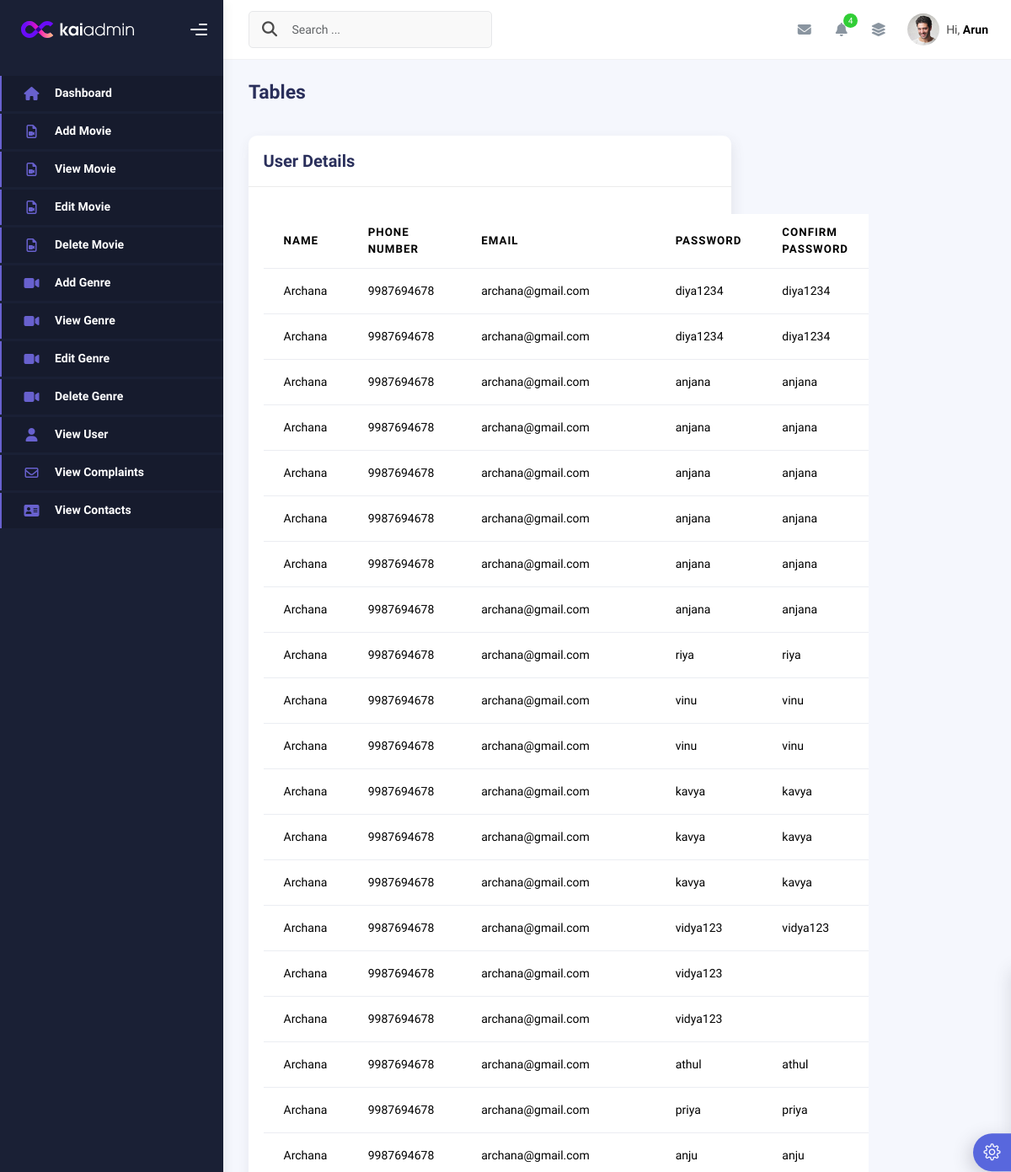
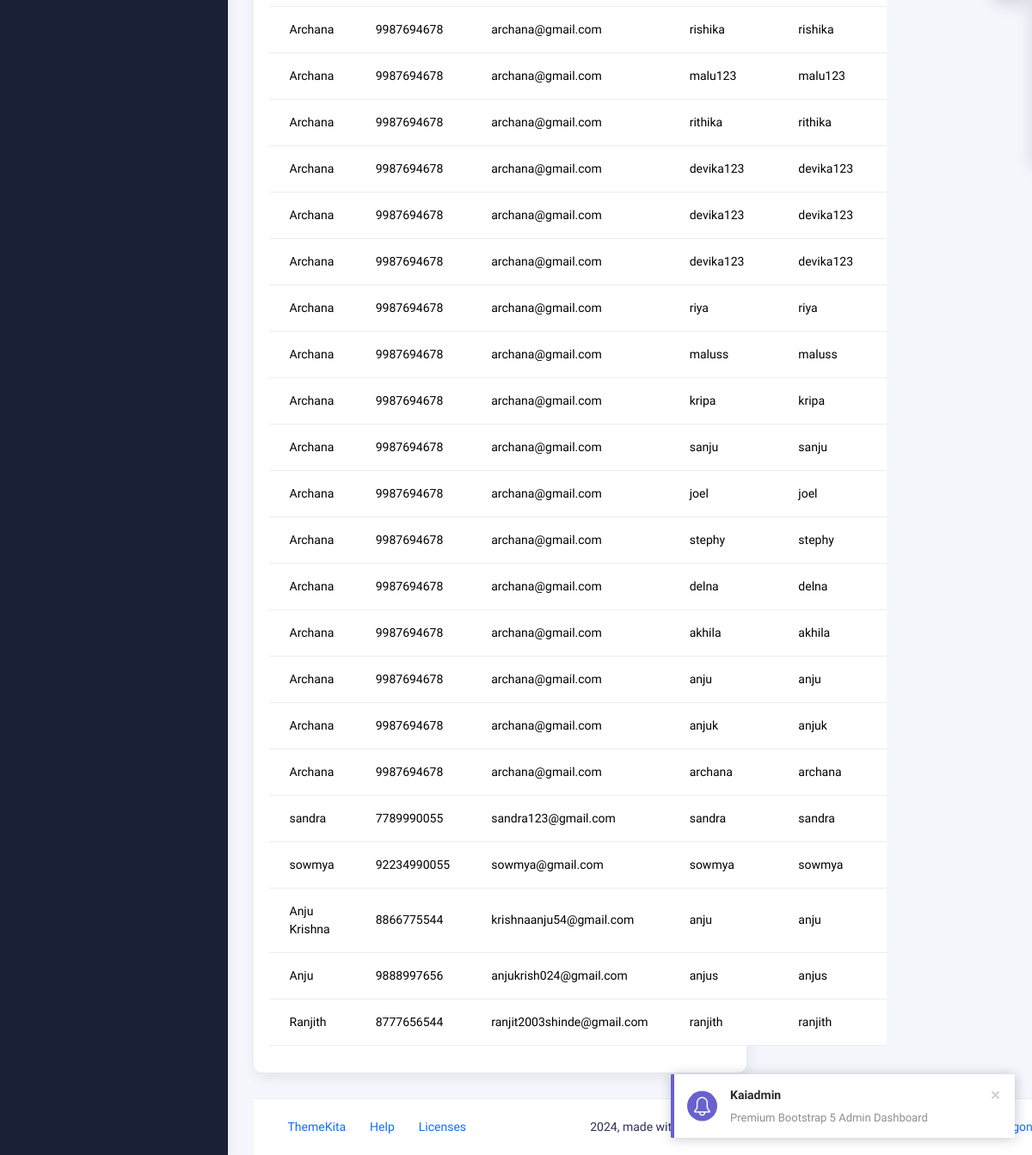
Page /viewuser on the committed database (2 pictures, top to bottom).
### User/models.py (models this page shows)
class User(models.Model):
    name=models.CharField(max_length=25,null=True)
    phone=models.IntegerField(null=True)
    email=models.EmailField()
    password=models.CharField(max_length=50)
    confirm_password=models.CharField(max_length=50)

### Admin/views.py (the view)
# urls.py: path('viewuser',views.viewuser,name='viewuser'),
def viewuser(request):
    details=User.objects.all()
    context={'details':details}
    return render(request,'viewuser.html',context)

### Admin/templates/viewuser.html
{% extends 'admin_home.html' %}
{% block first %}
<div class="container">
    <div class="page-inner">
      <div class="page-header">
        <h3 class="fw-bold mb-3">Tables</h3>
      </div>
      <div class="row">
        <div class="col-md-8">
          <div class="card">
            <div class="card-header">
              <div class="card-title">User Details</div>
            </div>
            <div class="card-body">
              <table class="table mt-3">
                <thead>
                  <tr>
                    <th scope="col">Name</th>
                    <th scope="col">Phone number</th>
                    <th scope="col">Email</th>
                    <th scope="col">Password</th>
                    <th scope="col">Confirm Password</th>
                  </tr>
                </thead>
                <tbody>
                {% for i in details %}
                <tr>
                    <td>{{i.name}}</td>
                    <td>{{i.phone}}</td>
                    <td>{{i.email}}</td>
                    <td>{{i.password}}</td>
                    <td>{{i.confirm_password}}</td>
                  </tr>
                {% endfor %}
                </tbody>
              </table>
            </div>
          </div>
{% endblock %}

### rows in the picture
User: name "Archana", phone "9987694678", email "archana@gmail.com", password "diya1234", confirm_password "diya1234"
User: name "Archana", phone "9987694678", email "archana@gmail.com", password "diya1234", confirm_password "diya1234"
User: name "Archana", phone "9987694678", email "archana@gmail.com", password "anjana", confirm_password "anjana"
User: name "Archana", phone "9987694678", email "archana@gmail.com", password "anjana", confirm_password "anjana"
User: name "Archana", phone "9987694678", email "archana@gmail.com", password "anjana", confirm_password "anjana"
User: name "Archana", phone "9987694678", email "archana@gmail.com", password "anjana", confirm_password "anjana"
User: name "Archana", phone "9987694678", email "archana@gmail.com", password "anjana", confirm_password "anjana"
User: name "Archana", phone "9987694678", email "archana@gmail.com", password "anjana", confirm_password "anjana"
User: name "Archana", phone "9987694678", email "archana@gmail.com", password "riya", confirm_password "riya"
User: name "Archana", phone "9987694678", email "archana@gmail.com", password "vinu", confirm_password "vinu"
User: name "Archana", phone "9987694678", email "archana@gmail.com", password "vinu", confirm_password "vinu"
User: name "Archana", phone "9987694678", email "archana@gmail.com", password "kavya", confirm_password "kavya"
User: name "Archana", phone "9987694678", email "archana@gmail.com", password "kavya", confirm_password "kavya"
User: name "Archana", phone "9987694678", email "archana@gmail.com", password "kavya", confirm_password "kavya"
User: name "Archana", phone "9987694678", email "archana@gmail.com", password "vidya123", confirm_password "vidya123"
User: name "Archana", phone "9987694678", email "archana@gmail.com", password "vidya123"
User: name "Archana", phone "9987694678", email "archana@gmail.com", password "vidya123"
User: name "Archana", phone "9987694678", email "archana@gmail.com", password "athul", confirm_password "athul"
User: name "Archana", phone "9987694678", email "archana@gmail.com", password "priya", confirm_password "priya"
User: name "Archana", phone "9987694678", email "archana@gmail.com", password "anju", confirm_password "anju"
User: name "Archana", phone "9987694678", email "archana@gmail.com", password "rishika", confirm_password "rishika"
User: name "Archana", phone "9987694678", email "archana@gmail.com", password "malu123", confirm_password "malu123"
User: name "Archana", phone "9987694678", email "archana@gmail.com", password "rithika", confirm_password "rithika"
User: name "Archana", phone "9987694678", email "archana@gmail.com", password "devika123", confirm_password "devika123"
User: name "Archana", phone "9987694678", email "archana@gmail.com", password "devika123", confirm_password "devika123"
User: name "Archana", phone "9987694678", email "archana@gmail.com", password "devika123", confirm_password "devika123"
User: name "Archana", phone "9987694678", email "archana@gmail.com", password "riya", confirm_password "riya"
User: name "Archana", phone "9987694678", email "archana@gmail.com", password "maluss", confirm_password "maluss"
User: name "Archana", phone "9987694678", email "archana@gmail.com", password "kripa", confirm_password "kripa"
User: name "Archana", phone "9987694678", email "archana@gmail.com", password "sanju", confirm_password "sanju"
User: name "Archana", phone "9987694678", email "archana@gmail.com", password "joel", confirm_password "joel"
User: name "Archana", phone "9987694678", email "archana@gmail.com", password "stephy", confirm_password "stephy"
User: name "Archana", phone "9987694678", email "archana@gmail.com", password "delna", confirm_password "delna"
User: name "Archana", phone "9987694678", email "archana@gmail.com", password "akhila", confirm_password "akhila"
User: name "Archana", phone "9987694678", email "archana@gmail.com", password "anju", confirm_password "anju"
User: name "Archana", phone "9987694678", email "archana@gmail.com", password "anjuk", confirm_password "anjuk"
User: name "Archana", phone "9987694678", email "archana@gmail.com", password "archana", confirm_password "archana"
User: name "sandra", phone "7789990055", email "sandra123@gmail.com", password "sandra", confirm_password "sandra"
User: name "sowmya", phone "92234990055", email "sowmya@gmail.com", password "sowmya", confirm_password "sowmya"
User: name "Anju Krishna", phone "8866775544", email "krishnaanju54@gmail.com", password "anju", confirm_password "anju"
User: name "Anju", phone "9888997656", email "anjukrish024@gmail.com", password "anjus", confirm_password "anjus"
User: name "Ranjith", phone "8777656544", email "ranjit2003shinde@gmail.com", password "ranjith", confirm_password "ranjith"
